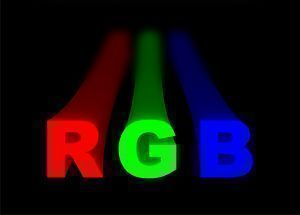
#> input picture images/rgb.jpg, 300 x 215 px
$ python main.py
#> lines starting #> are read from the running program, lines starting #| are printed output that depends on the picture
import cv2
import numpy as np
import matplotlib.pyplot as plt

#cv2.IMREAD_UNCHANGED
#cv2.IMREAD_COLOR
#cv2.IMREAD_GRAYSCALE
src= 'images/me.jfif'
title = 'my image'

def intensity(img1, img2, alpha):
	return alpha * img1 + (1- alpha) * img2

def intensity_sub(img1, img2, alpha):
	return np.abs(alpha * img1 - (1- alpha) * img2)
#cv2.line(img, (0, 127), (255, 127), (0,255,0))
'''
#i = cv2.imshow(title, img)
#cv2.waitKey(0)
#print(type(img))
# Red channel
plt.subplot(1,3,1)
plt.hist(img[:,:,0])
plt.title('red channel')
plt.xlim(0, 256)
plt.grid(True)
#Green channel
plt.subplot(1,3,2)
plt.hist(img[:,:,1])
plt.title('green channel')
plt.xlim(0, 256)
plt.grid(True)

#Blue Channel
plt.subplot(1,3,3)
plt.hist(img[:,:,2])
plt.title('blue channel')
plt.xlim(0, 256)
plt.grid(True)

plt.show()
'''
'''
img = cv2.imread('images/rgb.jpg', cv2.IMREAD_UNCHANGED)
img_redLayer = img[:,:,0]
img_greenLayer = img[:,:,1]
img_blueLayer = img[:,:,2]

horizontal_image = np.hstack((img_redLayer, img_greenLayer, img_blueLayer))

cv2.imshow('Channel', horizontal_image)
cv2.imshow('original', img)
cv2.waitKey(0)
'''


img_rgb =cv2.imread('images/rgb.jpg', cv2.IMREAD_COLOR)
#> img_rgb is the input picture: shape (215, 300, 3); mean B, G, R 15.9, 14.4, 16.2
img_me =cv2.imread('images/me.jfif', cv2.IMREAD_UNCHANGED)
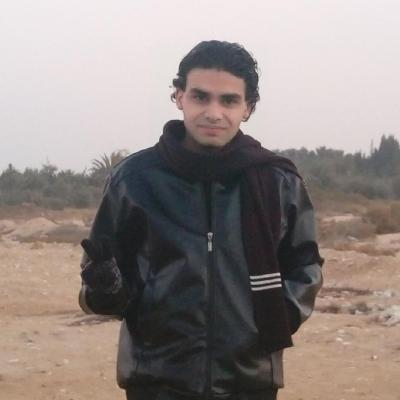
#> input picture images/me.jfif, 400 x 400 px
#> img_me is the input picture: shape (400, 400, 3); mean B, G, R 132.7, 136.2, 146.3
'''
img_me_copy = np.copy(img_me)

img_rgb_v, img_rgb_h, _ = img_rgb.shape
img_me_v, img_me_h, _ = img_me.shape

img_diff_v = np.abs(img_rgb_v - img_me_v)
img_diff_h = np.abs(img_rgb_h - img_me_h)

[img_me_new_v_s,  img_me_new_v_e]= [img_diff_v//2, img_diff_v//2] if img_diff_v/2.0 % 2 == 0 else [img_diff_v//2+ 1, img_diff_v//2]
[img_me_new_h_s, img_me_new_h_e]= [img_diff_h//2, img_diff_h//2] if img_diff_h/2.0 % 2 == 0 else [img_diff_h//2+ 1, img_diff_h//2]

img_me_crop = img_me[img_me_new_v_s + 1:img_me_v - img_me_new_v_e + 1, img_me_new_h_s + 1:img_me_h - img_me_new_h_e + 1]
#Average
img_composed = intensity_sub(img_me_crop, img_rgb, alpha = 0.2)/255


cv2.imshow('cropped image', img_composed)
cv2.waitKey(0)

#Scaling

img_me_brighter = np.round(img_me_copy * 1.2)/255
img_me_darker = np.round(img_me_copy * 0.9)/255

cv2.imshow('bright', img_me_brighter)
cv2.imshow('dark', img_me_darker)
cv2.waitKey(0)
'''
h,v,c = img_me.shape
#> h = 400; v = 400; c = 3
noise = np.random.randn(h,v,c) * 32

img_noise = (img_me + noise)
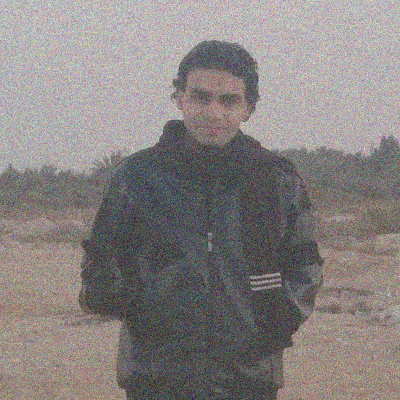
#> img_noise: shape (400, 400, 3) float64; mean B, G, R 132.7, 136.4, 146.3; drawn with min black and max white

cv2.imshow('noise',img_noise/255 )
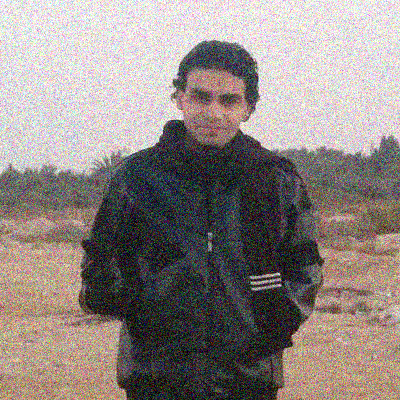
#> window 'noise': shape (400, 400, 3); mean B, G, R 131.6, 135.4, 144.7
cv2.waitKey(0)
